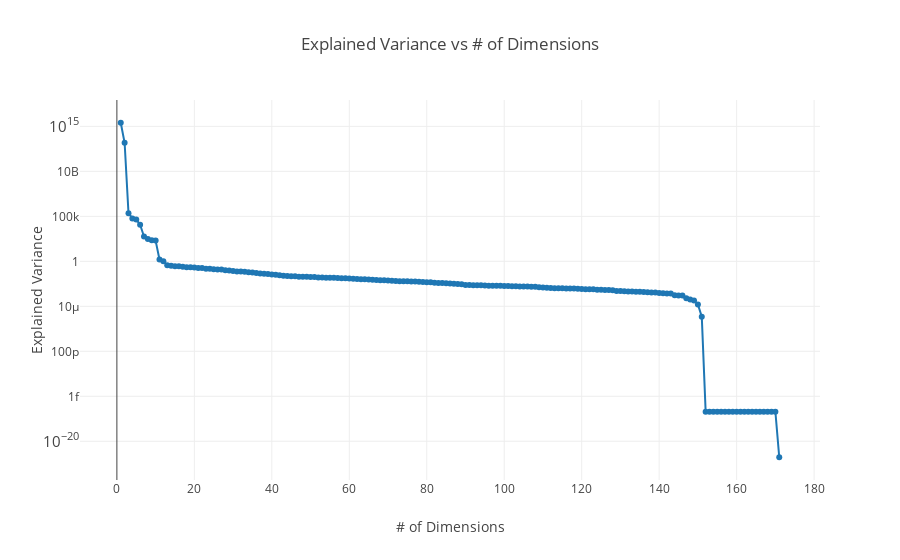

Notebook cell for this chart:
### Markdown cell above
Let's start by performing PCA on the full dataset to see how many features we can safely remove. Performing PCA on the full dataset has two benefits.

1. The dimensionality of the training data is reduced and therefore takes less computation to train the model on.
2. Colinear features are removed. The principal components returned by PCA are all orthogonal.

### Code cell
pca = PCA()
pca.fit(X)

x = list(range(1, len(pca.explained_variance_)+1))
y = pca.explained_variance_

trace0 = go.Scatter(x=x, y=y, mode='lines+markers')

layout = go.Layout(title='Explained Variance vs # of Dimensions',
                  xaxis=dict(title='# of Dimensions'),
                  yaxis=dict(title='Explained Variance', type='log'))

fig = go.Figure([trace0], layout)

iplot(fig, filename='explained-var_vs_N-dimensions.html')

### Figure 1 — Plotly figure (JSON) as saved in the notebook; plotly's stock layout.template omitted (floating-point values rounded to 4 significant figures; data arrays with more than 128 entries replaced by an {"elided": "..."} marker saying what was removed)
{"data": [{"mode": "lines+markers", "type": "scatter", "uid": "a2b7bdba-a681-11e9-a419-28c63f3df6d4", "x": {"elided": "171 int values"}, "y": {"elided": "171 float values"}}], "layout": {"title": "Explained Variance vs # of Dimensions", "xaxis": {"title": "# of Dimensions"}, "yaxis": {"title": "Explained Variance", "type": "log"}}}
